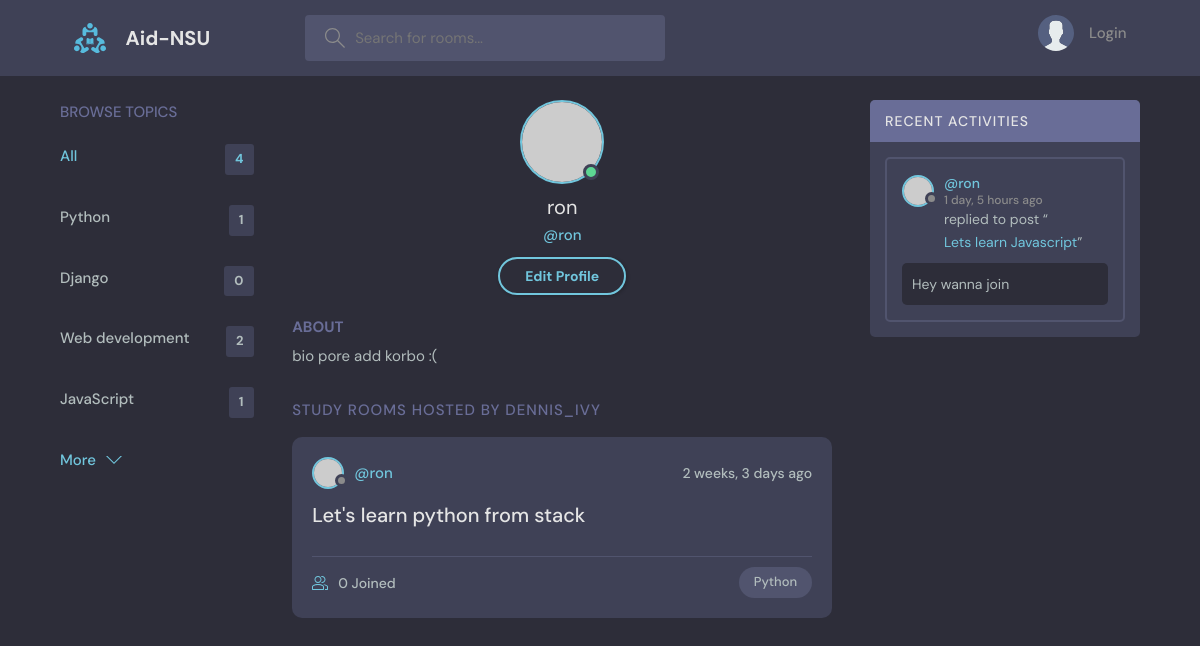
Before: /profile/4/ with the older database file.
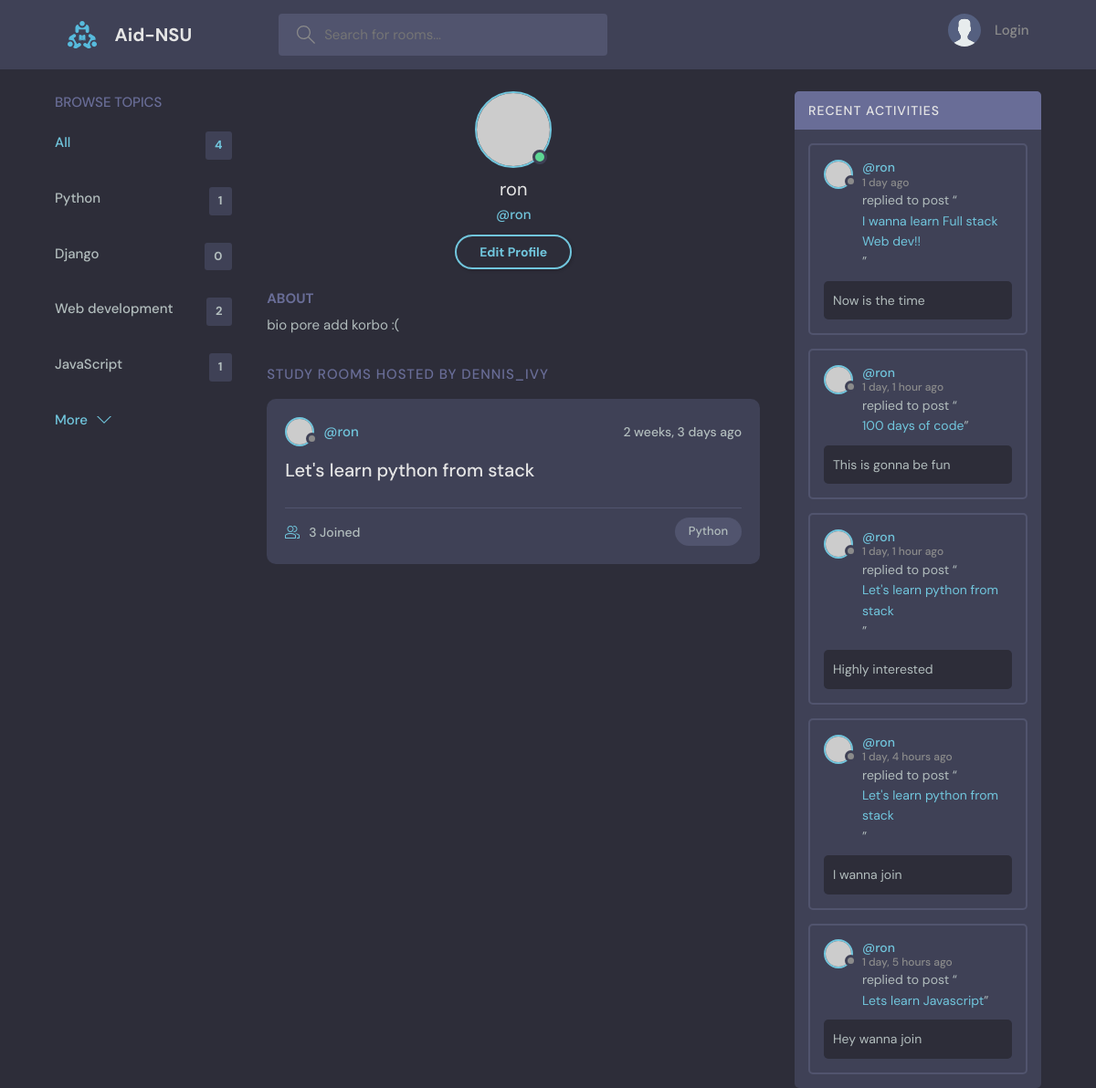
After: the same page with the newer database file.
### base/models.py (models this page shows, shortened)
class Topic(models.Model):
    name = models.CharField(max_length=200)

class Room(models.Model):
    host = models.ForeignKey(User, on_delete=models.SET_NULL,null=True)
    topic = models.ForeignKey(Topic, on_delete=models.SET_NULL,null=True)
    name = models.CharField(max_length=200)
    description = models.TextField(null=True, blank=True)
    participants = models.ManyToManyField(User, related_name = 'participants', blank=True)
    updated = models.DateTimeField(auto_now=True)
    created = models.DateTimeField(auto_now_add=True)
    class Meta:
        ordering = ['-updated' , '-created']
    def __str__(self):
        return self.name

class Message(models.Model):
    user = models.ForeignKey(User, on_delete=models.CASCADE)
    room = models.ForeignKey(Room, on_delete=models.CASCADE)
    body = models.TextField()
    updated = models.DateTimeField(auto_now=True)
    created = models.DateTimeField(auto_now_add=True)
    class Meta:
        ordering = ['-updated' , '-created']

### base/views.py (the view)
# urls.py: path('profile/<str:pk>/',views.userProfile, name="user-profile"),
def userProfile(request, pk):
    user = User.objects.get(id=pk)
    rooms = user.room_set.all()
    room_messages = user.message_set.all()
    topics = Topic.objects.all()
    context = {'user': user, 'rooms': rooms,
               'room_messages': room_messages, 'topics': topics}
    return render(request, 'base/profile.html', context)

### base/templates/base/profile.html
{% extends 'main.html' %}
{% block content %}
  <main class="profile-page layout layout--3">
    <div class="container">
      {% include 'base/topics_component.html' %}
      <div class="roomList">
        <div class="profile">
          <div class="profile__avatar">
            <div class="avatar avatar--large active">
              <img src="https://randomuser.me/api/portraits/men/11.jpg" />
            </div>
          </div>
          <div class="profile__info">
            <h3>{{user.username}}</h3>
            <p>@{{user.username}}</p>
            <a href="edit-user.html" class="btn btn--main btn--pill">Edit Profile</a>
          </div>
          <div class="profile__about">
            <h3>About</h3>
            <p>
              bio pore add korbo :(
            </p>
          </div>
        </div>
        <div class="roomList__header">
          <div>
            <h2>Study Rooms Hosted by dennis_ivy</a>
            </h2>
          </div>
        </div>
        {% include 'base/feed_component.html' %}
      </div>
      {% include 'base/activity_component.html' %}
    </div>
  </main>
{% endblock content %}

### base/templates/base/topics_component.html
<div class="topics">
    <div class="topics__header">
      <h2>Browse Topics</h2>
    </div>
    <ul class="topics__list">
      <li>
        <a href="{% url 'home'%}" class="active">All <span>{{topics.count}}</span></a>
      </li>
      {% for topic in topics %}
      <li>
        <a href=""{% url 'home' %}?q={{topic.name}}">{{topic.name}}<span>{{topic.room_set.all.count}}</span></a>
      </li>
      {% endfor %}
    </ul>
    <a class="btn btn--link" href="topics.html">
      More
      <svg version="1.1" xmlns="http://www.w3.org/2000/svg" width="32" height="32" viewBox="0 0 32 32">
        <title>chevron-down</title>
        <path d="M16 21l-13-13h-3l16 16 16-16h-3l-13 13z"></path>
      </svg>
    </a>
  </div>

### base/templates/base/feed_component.html (shortened to what this page needs)
{% for room in rooms %}
<div class="roomListRoom">
        <div class="roomListRoom__header">
          <a href="{% url 'user-profile' room.host.id %}" class="roomListRoom__author">
            <div class="avatar avatar--small">
              <img src="https://randomuser.me/api/portraits/women/11.jpg" />
            </div>
            <span>@{{room.host.username}}</span>
          </a>
          <div class="roomListRoom__actions">
            <span>{{room.created|timesince}} ago</span>
          </div>
        </div>
        <div class="roomListRoom__content">
          <a href="{% url 'room' room.id %}">{{room.name}}</a>
        </div>
        <div class="roomListRoom__meta">
          <a href="{% url 'room' room.id %}" class="roomListRoom__joined">
            {{room.participants.all.count}} Joined
          </a>
          <p class="roomListRoom__topic">{{room.topic.name}}</p>
        </div>
</div>
{% endfor %}

### base/templates/base/activity_component.html (shortened to what this page needs)
<div class="activities">
    <div class="activities__header">
      <h2>Recent Activities</h2>
    </div>
    {% for message in room_messages %}
    <div class="activities__box">
      <div class="activities__boxHeader roomListRoom__header">
        <a href="{% url 'user-profile' message.user.id %}" class="roomListRoom__author">
          <div class="avatar avatar--small">
            <img src="https://randomuser.me/api/portraits/women/11.jpg" />
          </div>
          <p>
            @{{message.user}}
            <span>{{message.created|timesince}} ago </span>
          </p>
        </a>
      </div>
      <div class="activities__boxContent">
        <p>replied to post “<a href="{% url 'room' message.room.id %}">{{message.room}}</a>”</p>
        <div class="activities__boxRoomContent">
            {{message.body}}
        </div>
      </div>
    </div>
    {% endfor %}
  </div>

Changed rows visible on the page:
changed Room "Let's learn python from stack": participants.all.count "0" → "3"
added Message: user "ron", created "1 day", room "I wanna learn Full stack Web dev!!", body "Now is the time"
added Message: user "ron", created "1 day, 1 hour", room "100 days of code", body "This is gonna be fun"
added Message: user "ron", created "1 day, 1 hour", room "Let's learn python from stack", body "Highly interested"
added Message: user "ron", created "1 day, 4 hours", room "Let's learn python from stack", body "I wanna join"
